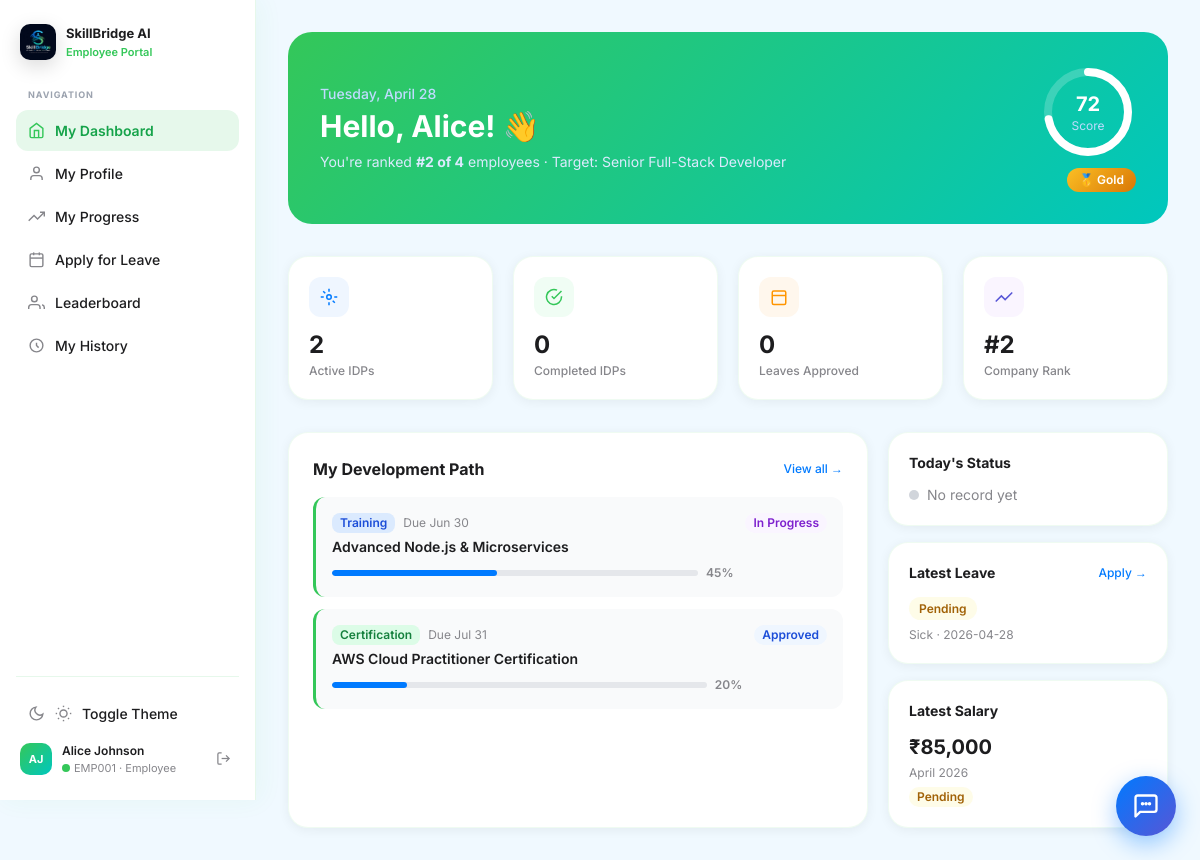
Page /employee/dashboard.php (signed in) on the committed database.
### tables this page shows
CREATE TABLE IF NOT EXISTS employee_profiles (
    id INT AUTO_INCREMENT PRIMARY KEY,
    user_id INT NOT NULL,
    uid VARCHAR(20) NOT NULL,
    first_name VARCHAR(100) NOT NULL,
    last_name VARCHAR(100) NOT NULL,
    phone VARCHAR(20) DEFAULT NULL,
    department VARCHAR(100) DEFAULT NULL,
    designation VARCHAR(100) DEFAULT NULL,
    target_role VARCHAR(100) DEFAULT NULL,
    current_skills TEXT DEFAULT NULL,
    target_skills TEXT DEFAULT NULL,
    knowledge_score INT DEFAULT 0,
    tier ENUM('Bronze', 'Silver', 'Gold', 'Diamond') DEFAULT 'Bronze',
    date_joined DATE DEFAULT NULL,
    profile_photo VARCHAR(255) DEFAULT NULL,
    created_at TIMESTAMP DEFAULT CURRENT_TIMESTAMP,
    updated_at TIMESTAMP DEFAULT CURRENT_TIMESTAMP ON UPDATE CURRENT_TIMESTAMP,
    FOREIGN KEY (user_id) REFERENCES users(id) ON DELETE CASCADE
);

CREATE TABLE IF NOT EXISTS idp_recommendations (
    id INT AUTO_INCREMENT PRIMARY KEY,
    user_id INT NOT NULL,
    type ENUM('training', 'mentorship', 'job_rotation', 'certification', 'workshop') NOT NULL,
    title VARCHAR(255) NOT NULL,
    ai_suggestion TEXT NOT NULL,
    skill_gap VARCHAR(255) DEFAULT NULL,
    priority ENUM('high', 'medium', 'low') DEFAULT 'medium',
    status ENUM('pending', 'in_progress', 'completed', 'approved', 'rejected') DEFAULT 'pending',
    assigned_by INT DEFAULT NULL,
    progress_percent INT DEFAULT 0,
    due_date DATE DEFAULT NULL,
    created_at TIMESTAMP DEFAULT CURRENT_TIMESTAMP,
    updated_at TIMESTAMP DEFAULT CURRENT_TIMESTAMP ON UPDATE CURRENT_TIMESTAMP,
    FOREIGN KEY (user_id) REFERENCES users(id) ON DELETE CASCADE
);

CREATE TABLE IF NOT EXISTS leaves (
    id INT AUTO_INCREMENT PRIMARY KEY,
    user_id INT NOT NULL,
    leave_type ENUM('sick', 'casual', 'earned', 'maternity', 'emergency') DEFAULT 'casual',
    start_date DATE NOT NULL,
    end_date DATE NOT NULL,
    total_days INT DEFAULT 1,
    reason TEXT NOT NULL,
    status ENUM('pending', 'approved', 'rejected') DEFAULT 'pending',
    admin_comment VARCHAR(255) DEFAULT NULL,
    applied_on TIMESTAMP DEFAULT CURRENT_TIMESTAMP,
    actioned_on DATETIME DEFAULT NULL,
    FOREIGN KEY (user_id) REFERENCES users(id) ON DELETE CASCADE
);

CREATE TABLE IF NOT EXISTS salary (
    id INT AUTO_INCREMENT PRIMARY KEY,
    user_id INT NOT NULL,
    month VARCHAR(20) NOT NULL,
    year INT NOT NULL,
    basic_salary DECIMAL(10,2) DEFAULT 0.00,
    allowances DECIMAL(10,2) DEFAULT 0.00,
    deductions DECIMAL(10,2) DEFAULT 0.00,
    net_salary DECIMAL(10,2) DEFAULT 0.00,
    status ENUM('pending', 'paid') DEFAULT 'pending',
    paid_on DATETIME DEFAULT NULL,
    transaction_id VARCHAR(100) DEFAULT NULL,
    created_at TIMESTAMP DEFAULT CURRENT_TIMESTAMP,
    FOREIGN KEY (user_id) REFERENCES users(id) ON DELETE CASCADE
);

### employee/dashboard.php (the view, shortened to what the rows shown need)
<?php
require_once __DIR__ . '/../config/db.php';
$userId = $_SESSION['user_id'];
$profile = $conn->query("
    SELECT u.uid, u.email, u.last_login, ep.*
    FROM users u JOIN employee_profiles ep ON ep.user_id=u.id
    WHERE u.id=$userId
")->fetch_assoc();
$idp = $conn->query("
    SELECT * FROM idp_recommendations WHERE user_id=$userId AND status IN ('approved','in_progress')
    ORDER BY priority DESC, created_at DESC LIMIT 5
");
$leave = $conn->query("SELECT * FROM leaves WHERE user_id=$userId ORDER BY applied_on DESC LIMIT 1")->fetch_assoc();
$rank_row = $conn->query("
    SELECT COUNT(*)+1 as rnk FROM employee_profiles ep
    JOIN users u ON u.id=ep.user_id
    WHERE u.role='employee' AND ep.knowledge_score > {$profile['knowledge_score']} AND u.id != $userId
")->fetch_assoc();
$rank = $rank_row['rnk'];
$total = $conn->query("SELECT COUNT(*) as c FROM users WHERE role='employee' AND is_active=1")->fetch_assoc()['c'];
?>
<!DOCTYPE html>
<html lang="en">
<head>
    <script src="https://cdn.tailwindcss.com"></script>
</head>
<body class="font-sans flex">
<?php include __DIR__ . '/sidebar_emp.php'; ?>
<main class="ml-64 flex-1 p-8">
    <div class="hero-card p-8 mb-8 fade-in">
        <div class="flex items-center justify-between">
            <div>
                <p class="text-blue-200 text-sm font-medium mb-1"><?= date('l, F j') ?></p>
                <h1 class="text-white text-3xl font-bold">Hello, <?= htmlspecialchars($profile['first_name']) ?>! 👋</h1>
                <p class="text-blue-100 mt-2 text-sm">You're ranked <strong>#<?= $rank ?> of <?= $total ?></strong> employees · Target: <?= htmlspecialchars($profile['target_role'] ?: 'Not set') ?></p>
            </div>
            <div class="text-right">
                <div class="relative w-24 h-24">
                    <svg width="96" height="96" viewBox="0 0 96 96" class="progress-ring">
                        <circle cx="48" cy="48" r="40" fill="none" stroke="rgba(255,255,255,0.2)" stroke-width="8"/>
                        <circle cx="48" cy="48" r="40" fill="none" stroke="white" stroke-width="8"
                            stroke-dasharray="<?= 2*pi()*40 ?>"
                            stroke-dashoffset="<?= 2*pi()*40*(1-$profile['knowledge_score']/100) ?>"
                            stroke-linecap="round"/>
                    </svg>
                    <div class="absolute inset-0 flex flex-col items-center justify-center">
                        <span class="text-white text-xl font-bold"><?= $profile['knowledge_score'] ?></span>
                        <span class="text-blue-200 text-xs">Score</span>
                    </div>
                </div>
                <span class="text-xs px-3 py-1 rounded-full font-semibold text-white mt-2 inline-block tier-<?= strtolower($profile['tier']) ?>">
                    <?= ['Diamond'=>'💎','Gold'=>'🥇','Silver'=>'🥈','Bronze'=>'🥉'][$profile['tier']] ?? '' ?> <?= $profile['tier'] ?>
                </span>
            </div>
        </div>
    </div>
    <div class="grid grid-cols-3 gap-5 fade-in">
        <div class="card p-6 col-span-2">
            <div class="space-y-3">
                <?php $count=0; while($rec=$idp->fetch_assoc()): $count++; ?>
                <div class="idp-card p-4 bg-gray-50 rounded-xl priority-<?= $rec['priority'] ?>">
                    <div class="flex items-start justify-between gap-3">
                        <div class="flex-1">
                            <div class="flex items-center gap-2 mb-1">
                                <span class="text-xs px-2 py-0.5 rounded-lg font-semibold
                                    <?= ['training'=>'bg-blue-100 text-blue-700','mentorship'=>'bg-purple-100 text-purple-700','job_rotation'=>'bg-orange-100 text-orange-700','certification'=>'bg-green-100 text-green-700','workshop'=>'bg-pink-100 text-pink-700'][$rec['type']] ?? '' ?>">
                                    <?= ucfirst(str_replace('_',' ',$rec['type'])) ?>
                                </span>
                                <span class="text-xs text-apple-gray"><?= $rec['due_date'] ? 'Due '.date('M j',strtotime($rec['due_date'])) : '' ?></span>
                            </div>
                            <div class="font-semibold text-sm text-apple-dark"><?= htmlspecialchars($rec['title']) ?></div>
                            <?php if($rec['progress_percent'] > 0): ?>
                            <div class="flex items-center gap-2 mt-2">
                                <div class="flex-1 h-1.5 bg-gray-200 rounded-full overflow-hidden">
                                    <div class="h-full bg-apple-blue rounded-full" style="width:<?= $rec['progress_percent'] ?>%"></div>
                                </div>
                                <span class="text-xs font-semibold text-apple-gray"><?= $rec['progress_percent'] ?>%</span>
                            </div>
                            <?php endif; ?>
                        </div>
                        <span class="text-xs px-2 py-0.5 rounded-full font-semibold flex-shrink-0
                            <?= $rec['status']==='in_progress'?'bg-purple-50 text-purple-700':'bg-blue-50 text-blue-700' ?>">
                            <?= ucwords(str_replace('_',' ',$rec['status'])) ?>
                        </span>
                    </div>
                </div>
                <?php endwhile; ?>
            </div>
        </div>
        <div class="space-y-4">
            <div class="card p-5">
                <div class="flex items-center justify-between mb-3">
                    <h3 class="text-sm font-bold text-apple-dark">Latest Leave</h3>
                    <a href="leave.php" class="text-xs text-apple-blue font-medium">Apply →</a>
                </div>
                <?php if($leave): ?>
                <span class="text-xs px-2.5 py-1 rounded-full font-semibold <?=
                    $leave['status']==='pending'?'bg-yellow-50 text-yellow-700':
                    ($leave['status']==='approved'?'bg-green-50 text-green-700':
                    'bg-red-50 text-red-700') ?>">
                    <?= ucfirst($leave['status']) ?>
                </span>
                <div class="text-xs text-apple-gray mt-2"><?= ucfirst($leave['leave_type']) ?> · <?= $leave['start_date'] ?></div>
                <?php else: ?>
                <div class="text-xs text-apple-gray">No leaves applied yet.</div>
                <?php endif; ?>
            </div>
            <div class="card p-5">
                <h3 class="text-sm font-bold text-apple-dark mb-3">Latest Salary</h3>
                <?php $sal = $conn->query("SELECT * FROM salary WHERE user_id=$userId ORDER BY year DESC, id DESC LIMIT 1")->fetch_assoc(); ?>
                <?php if($sal): ?>
                <div class="text-xl font-bold text-apple-dark">₹<?= number_format($sal['net_salary'],0,'.',',') ?></div>
                <div class="text-xs text-apple-gray mt-1"><?= $sal['month'] ?> <?= $sal['year'] ?></div>
                <span class="text-xs mt-1.5 px-2 py-0.5 rounded-full font-semibold inline-block <?= $sal['status']==='paid'?'bg-green-50 text-green-700':'bg-yellow-50 text-yellow-700' ?>">
                    <?= ucfirst($sal['status']) ?>
                </span>
                <?php else: ?>
                <div class="text-xs text-apple-gray">No salary records.</div>
                <?php endif; ?>
            </div>
        </div>
    </div>
</main>
</body>
</html>

### employee/sidebar_emp.php (shortened to what the rows shown need)
<?php
require_once __DIR__ . '/../config/db.php';
$profile_data = $conn->query("SELECT ep.* FROM employee_profiles ep WHERE ep.user_id=".$_SESSION['user_id'])->fetch_assoc();
?>
<aside class="emp-sidebar">
    <div style="border-top:1px solid rgba(52,199,89,0.12);padding-top:16px;margin-top:8px;" class="border-gray-100">
        <div style="display:flex;align-items:center;gap:10px;padding:0 4px;">
            <?php if (!empty($_SESSION['profile_image'])): ?>
                <img src="/1stProject/<?= htmlspecialchars($_SESSION['profile_image']) ?>" style="width:32px;height:32px;border-radius:10px;object-fit:cover;" alt="Profile">
            <?php else: ?>
                <div class="emp-user-avatar">
                    <?= strtoupper(substr($profile_data['first_name']??'E',0,1).substr($profile_data['last_name']??'',0,1)) ?>
                </div>
            <?php endif; ?>
            <div style="flex:1;min-width:0;">
                <div style="font-size:12px;font-weight:600;color:#1D1D1F;white-space:nowrap;overflow:hidden;text-overflow:ellipsis;">
                    <?= htmlspecialchars(($profile_data['first_name']??'').' '.($profile_data['last_name']??'')) ?>
                </div>
                <div style="font-size:11px;color:#86868B;display:flex;align-items:center;gap:4px;">
                    <div class="emp-online-dot"></div>
                    <?= $_SESSION['uid']??'' ?> · Employee
                </div>
            </div>
            <button onclick="logout()" title="Logout"
                style="background:none;border:none;cursor:pointer;color:#86868B;padding:4px;border-radius:8px;transition:all 0.15s;"
                onmouseover="this.style.color='#ef4444';this.style.background='#fef2f2'"
                onmouseout="this.style.color='#86868B';this.style.background='none'">
                <svg width="15" height="15" fill="none" viewBox="0 0 24 24">
                    <path d="M9 21H5a2 2 0 0 1-2-2V5a2 2 0 0 1 2-2h4" stroke="currentColor" stroke-width="2"/>
                    <polyline points="16,17 21,12 16,7" stroke="currentColor" stroke-width="2"/>
                    <line x1="21" y1="12" x2="9" y2="12" stroke="currentColor" stroke-width="2"/>
                </svg>
            </button>
        </div>
    </div>
</aside>

### rows in the picture
employee_profiles: first_name+last_name "AJ", first_name+last_name "Alice Johnson", first_name "Alice", target_role "Senior Full-Stack Developer", knowledge_score "72", tier "🥇", tier "Gold"
idp_recommendations: type "Training", due_date "Jun 30", title "Advanced Node.js & Microservices", progress_percent "45", status "In Progress"
idp_recommendations: type "Certification", due_date "Jul 31", title "AWS Cloud Practitioner Certification", progress_percent "20", status "Approved"
leaves: status "Pending", leave_type "Sick", start_date "2026-04-28"
salary: net_salary "85,000", month "April", year "2026", status "Pending"

### other values in the picture
$p[1] "My Dashboard"
$p[1] "My Profile"
$p[1] "My Progress"
$p[1] "Apply for Leave"
$p[1] "Leaderboard"
$p[1] "My History"
$_SESSION['uid'] "EMP001"
$rank "2"
$total "4"
